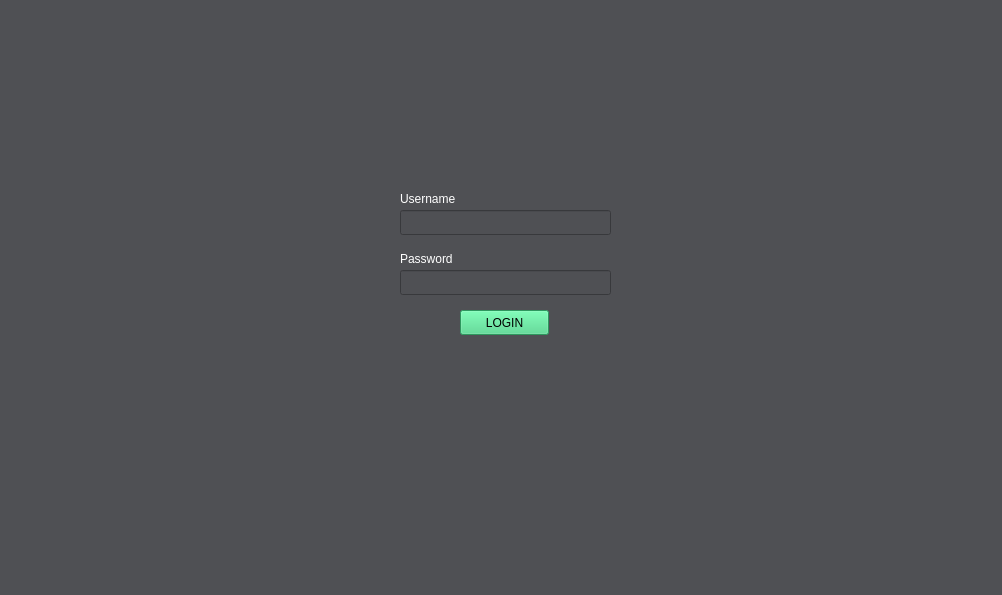
<?xml version="1.0" encoding="UTF-8"?>
<ui version="4.0">
 <class>MainWindow</class>
 <widget class="QMainWindow" name="MainWindow">
  <property name="geometry">
   <rect>
    <x>0</x>
    <y>0</y>
    <width>1002</width>
    <height>595</height>
   </rect>
  </property>
  <property name="windowTitle">
   <string>MainWindow</string>
  </property>
  <property name="autoFillBackground">
   <bool>false</bool>
  </property>
  <property name="styleSheet">
   <string notr="true">background-color: rgb(79, 80, 84);</string>
  </property>
  <widget class="QWidget" name="centralwidget">
   <widget class="QLabel" name="uername_label">
    <property name="geometry">
     <rect>
      <x>400</x>
      <y>190</y>
      <width>91</width>
      <height>17</height>
     </rect>
    </property>
    <property name="styleSheet">
     <string notr="true">color: rgb(255, 255, 255);</string>
    </property>
    <property name="text">
     <string>Username</string>
    </property>
   </widget>
   <widget class="QLabel" name="pass_label">
    <property name="geometry">
     <rect>
      <x>400</x>
      <y>250</y>
      <width>91</width>
      <height>17</height>
     </rect>
    </property>
    <property name="styleSheet">
     <string notr="true">color: rgb(255, 255, 255);</string>
    </property>
    <property name="text">
     <string>Password</string>
    </property>
   </widget>
   <widget class="QPushButton" name="login_btn">
    <property name="geometry">
     <rect>
      <x>460</x>
      <y>310</y>
      <width>89</width>
      <height>25</height>
     </rect>
    </property>
    <property name="styleSheet">
     <string notr="true">color: rgb(0, 0, 0);
background-color: rgb(64, 211, 131);</string>
    </property>
    <property name="text">
     <string>LOGIN</string>
    </property>
   </widget>
   <widget class="QLineEdit" name="user_text">
    <property name="geometry">
     <rect>
      <x>400</x>
      <y>210</y>
      <width>211</width>
      <height>25</height>
     </rect>
    </property>
    <property name="styleSheet">
     <string notr="true">color: rgb(238, 238, 236);</string>
    </property>
   </widget>
   <widget class="QLineEdit" name="pass_text">
    <property name="geometry">
     <rect>
      <x>400</x>
      <y>270</y>
      <width>211</width>
      <height>25</height>
     </rect>
    </property>
    <property name="styleSheet">
     <string notr="true">color: rgb(238, 238, 236);</string>
    </property>
   </widget>
   <widget class="QLabel" name="logo">
    <property name="geometry">
     <rect>
      <x>460</x>
      <y>70</y>
      <width>101</width>
      <height>101</height>
     </rect>
    </property>
    <property name="styleSheet">
     <string notr="true">image: url(:/newPrefix/logo.png);</string>
    </property>
    <property name="text">
     <string/>
    </property>
   </widget>
  </widget>
  <widget class="QMenuBar" name="menubar">
   <property name="geometry">
    <rect>
     <x>0</x>
     <y>0</y>
     <width>1002</width>
     <height>22</height>
    </rect>
   </property>
  </widget>
  <widget class="QStatusBar" name="statusbar"/>
 </widget>
 <resources>
  <include location="piture.qrc"/>
 </resources>
 <connections/>
</ui>
